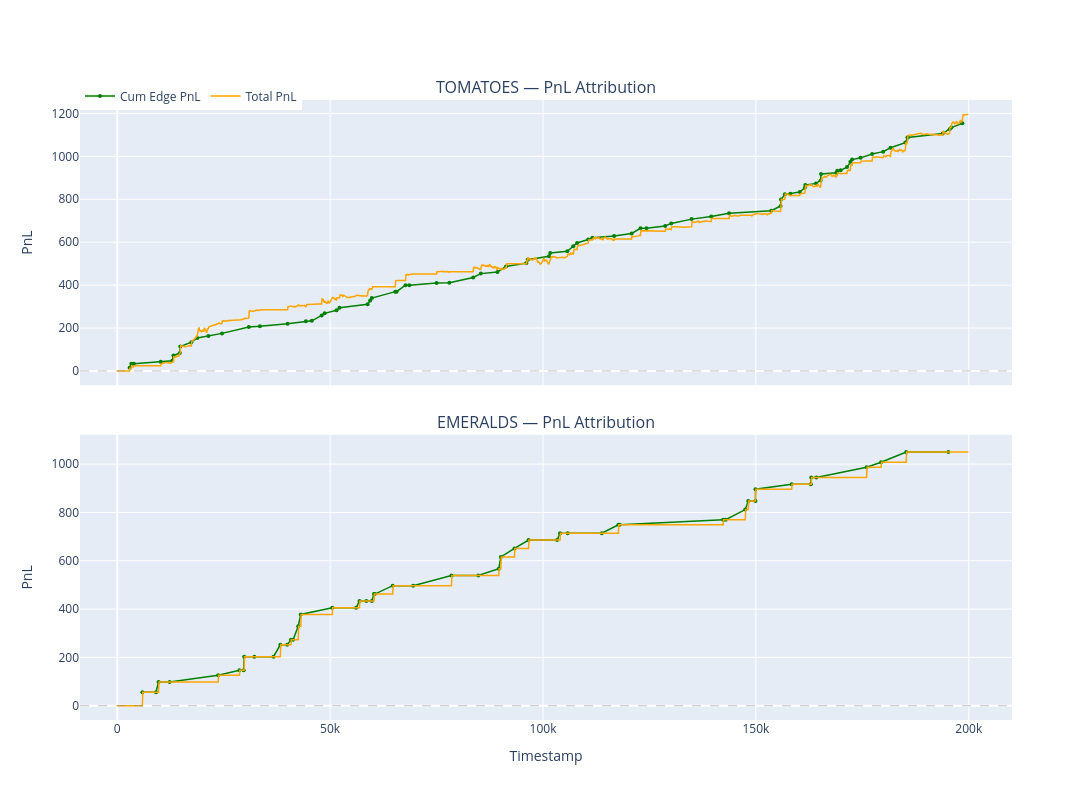

Notebook cell for this chart:
### Markdown cell above
## Step 7: PnL 归因 — 做市 vs 头寸损益

将 PnL 拆分为：
- **Realized edge PnL**：每笔成交时的 edge × qty 累计（确定性收益）
- **Mark-to-market PnL**：持仓的未实现盈亏（随价格漂移波动）

两者之和应近似等于总 PnL。

### Code cell
fig = make_subplots(rows=len(products), cols=1, shared_xaxes=True,
                    subplot_titles=[f"{p} — PnL Attribution" for p in products],
                    vertical_spacing=0.08)

for i, product in enumerate(products, 1):
    pt = my_with_wm.filter(pl.col("product") == product).sort("timestamp")
    if pt.height == 0:
        continue

    # 累计 edge PnL
    ts_list = pt["timestamp"].to_list()
    cum_edge = np.cumsum(pt["edge_pnl"].to_list())

    # 总 PnL（从 activitiesLog）
    pnl_p = pnl_by_product.filter(pl.col("product") == product).sort("timestamp")

    # Mark-to-market 差值 = total_pnl - cum_edge（在成交时刻内插）
    fig.add_trace(go.Scatter(
        x=ts_list, y=cum_edge.tolist(),
        mode="lines+markers", line=dict(color="green", width=1.5),
        marker=dict(size=4),
        name="Cum Edge PnL", legendgroup="edge", showlegend=(i == 1),
    ), row=i, col=1)

    fig.add_trace(go.Scatter(
        x=pnl_p["timestamp"].to_list(), y=pnl_p["profit_and_loss"].to_list(),
        mode="lines", line=dict(color="orange", width=1.5),
        name="Total PnL", legendgroup="total", showlegend=(i == 1),
    ), row=i, col=1)

    fig.add_hline(y=0, line_dash="dash", line_color="gray", line_width=0.5, row=i, col=1)
    fig.update_yaxes(title_text="PnL", row=i, col=1)

    final_edge = cum_edge[-1] if len(cum_edge) else 0
    final_total = pnl_p["profit_and_loss"].to_list()[-1] if pnl_p.height else 0
    print(f"{product}: cum_edge={final_edge:.2f}, total_pnl={final_total:.2f}, "
          f"mtm_component={final_total - final_edge:.2f}")

fig.update_xaxes(title_text="Timestamp", row=len(products), col=1)
fig.update_layout(height=400 * len(products), width=1200,
                  legend=dict(orientation="h", y=1.03, x=0))
fig.show()

### Figure 1 — Plotly figure (JSON) as saved in the notebook; plotly's stock layout.template omitted (floating-point values rounded to 4 significant figures; data arrays with more than 128 entries replaced by an {"elided": "..."} marker saying what was removed)
{"data": [{"legendgroup": "edge", "line": {"color": "green", "width": 1.5}, "marker": {"size": 4}, "mode": "lines+markers", "name": "Cum Edge PnL", "showlegend": true, "type": "scatter", "x": [2900, 3300, 3900, 10200, 12900, 13200, 14700, 14800, 17400, 18800, 21400, 24600, 30900, 33500, 40000, 44300, 45700, 48000, 48700, 51500, 52200, 58800, 59400, 59800, 65300, 65600, 67700, 68600, 75000, 78000, 83600, 85400, 89300, 91300, 96100, 96400, 101400, 101700, 105700, 107100, 108000, 110600, 111600, 116700, 120800, 122900, 124300, 128700, 130100, 134900, 139500, 143700, 153600, 155800, 155900, 156800, 158100, 160300, 161500, 161600, 164100, 165200, 165300, 168900, 169100, 169900, 171400, 172200, 172600, 174600, 177300, 179900, 181600, 185100, 185600, 185700, 193900, 195500, 195900, 198500], "xaxis": "x", "y": [15, 33, 33, 43, 47, 72, 84, 114, 134, 154, 163, 175, 205, 208, 220, 232, 233.5, 258.5, 268.5, 282.5, 294.5, 310.5, 328.5, 339.5, 369.5, 369.5, 399.5, 399.5, 409.5, 411.5, 435.5, 453.5, 461.5, 486.5, 502.5, 518.5, 534.5, 549.5, 557.5, 581.5, 596.5, 612.5, 620.5, 628.5, 640.5, 664.5, 664.5, 675.5, 687.5, 707.5, 719.5, 734.5, 746.5, 769, 799, 823, 826, 834, 854, 866, 874, 888, 918, 923, 933, 935, 950, 975, 985, 993, 1011, 1022, 1040, 1064, 1088, 1088, 1106, 1126, 1134, 1154], "yaxis": "y"}, {"legendgroup": "total", "line": {"color": "orange", "width": 1.5}, "mode": "lines", "name": "Total PnL", "showlegend": true, "type": "scatter", "x": {"elided": "2000 int values"}, "xaxis": "x", "y": {"elided": "2000 float values"}, "yaxis": "y"}, {"legendgroup": "edge", "line": {"color": "green", "width": 1.5}, "marker": {"size": 4}, "mode": "lines+markers", "name": "Cum Edge PnL", "showlegend": false, "type": "scatter", "x": [5900, 9100, 9700, 12300, 23700, 28700, 29700, 29800, 32200, 36700, 38300, 39900, 40800, 41300, 42500, 43100, 50500, 56100, 56900, 58500, 59800, 60300, 60500, 64700, 69500, 78500, 84800, 89600, 90100, 93300, 96600, 103300, 104000, 105800, 113800, 117700, 118000, 142300, 142900, 147500, 148200, 149900, 149900, 158400, 162900, 163000, 164200, 176000, 179400, 185300, 195200], "xaxis": "x2", "y": [56, 56, 98, 98, 126, 147, 147, 203, 203, 203, 252, 252, 273, 273, 329, 378, 406, 406, 434, 434, 434, 462, 462, 497, 497, 539, 539, 567, 616, 651, 686, 686, 714, 714, 714, 749, 749, 770, 770, 812, 847, 847, 896, 917, 917, 945, 945, 987, 1008, 1050, 1050], "yaxis": "y2"}, {"legendgroup": "total", "line": {"color": "orange", "width": 1.5}, "mode": "lines", "name": "Total PnL", "showlegend": false, "type": "scatter", "x": {"elided": "2000 int values"}, "xaxis": "x2", "y": {"elided": "2000 int values"}, "yaxis": "y2"}], "layout": {"annotations": [{"font": {"size": 16}, "showarrow": false, "text": "TOMATOES — PnL Attribution", "x": 0.5, "xanchor": "center", "xref": "paper", "y": 1, "yanchor": "bottom", "yref": "paper"}, {"font": {"size": 16}, "showarrow": false, "text": "EMERALDS — PnL Attribution", "x": 0.5, "xanchor": "center", "xref": "paper", "y": 0.46, "yanchor": "bottom", "yref": "paper"}], "height": 800, "legend": {"orientation": "h", "x": 0, "y": 1.03}, "shapes": [{"line": {"color": "gray", "dash": "dash", "width": 0.5}, "type": "line", "x0": 0, "x1": 1, "xref": "x domain", "y0": 0, "y1": 0, "yref": "y"}, {"line": {"color": "gray", "dash": "dash", "width": 0.5}, "type": "line", "x0": 0, "x1": 1, "xref": "x2 domain", "y0": 0, "y1": 0, "yref": "y2"}], "width": 1200, "xaxis": {"anchor": "y", "domain": [0, 1], "matches": "x2", "showticklabels": false}, "xaxis2": {"anchor": "y2", "domain": [0, 1], "title": {"text": "Timestamp"}}, "yaxis": {"anchor": "x", "domain": [0.54, 1], "title": {"text": "PnL"}}, "yaxis2": {"anchor": "x2", "domain": [0, 0.46], "title": {"text": "PnL"}}}}
